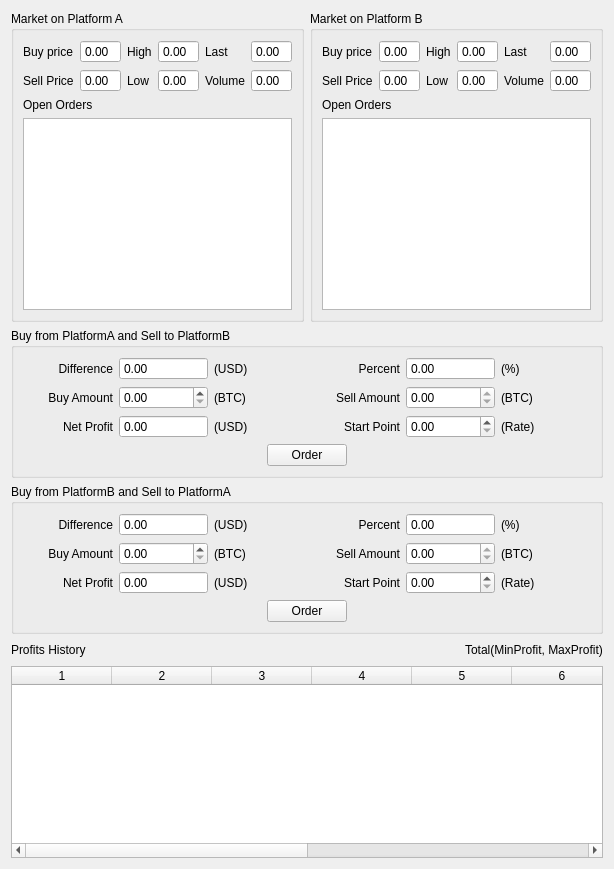
     <widget class="QWidget" name="m_pPlatformMarkets" native="true">
      <layout class="QVBoxLayout" name="m_ploutPlatformMarket">
       <item>
        <layout class="QHBoxLayout" name="horizontalLayout_10">
         <item>
          <widget class="QGroupBox" name="groupBox_9">
           <property name="title">
            <string>Market on Platform A</string>
           </property>
           <layout class="QGridLayout" name="gridLayout_20">
            <item row="0" column="0">
             <layout class="QGridLayout" name="gridLayout">
              <item row="0" column="2">
               <widget class="QLabel" name="label_25">
                <property name="text">
                 <string>High</string>
                </property>
               </widget>
              </item>
              <item row="1" column="5">
               <widget class="QDoubleSpinBox" name="m_pspinVolumeA">
                <property name="sizePolicy">
                 <sizepolicy hsizetype="Preferred" vsizetype="Fixed">
                  <horstretch>0</horstretch>
                  <verstretch>0</verstretch>
                 </sizepolicy>
                </property>
                <property name="readOnly">
                 <bool>true</bool>
                </property>
                <property name="buttonSymbols">
                 <enum>QAbstractSpinBox::NoButtons</enum>
                </property>
               </widget>
              </item>
              <item row="0" column="4">
               <widget class="QLabel" name="label_24">
                <property name="text">
                 <string>Last</string>
                </property>
               </widget>
              </item>
              <item row="1" column="4">
               <widget class="QLabel" name="label_23">
                <property name="text">
                 <string>Volume</string>
                </property>
               </widget>
              </item>
              <item row="0" column="5">
               <widget class="QDoubleSpinBox" name="m_pspinLastTradePriceA">
                <property name="sizePolicy">
                 <sizepolicy hsizetype="Preferred" vsizetype="Fixed">
                  <horstretch>0</horstretch>
                  <verstretch>0</verstretch>
                 </sizepolicy>
                </property>
                <property name="readOnly">
                 <bool>true</bool>
                </property>
                <property name="buttonSymbols">
                 <enum>QAbstractSpinBox::NoButtons</enum>
                </property>
               </widget>
              </item>
              <item row="1" column="0">
               <widget class="QLabel" name="label_22">
                <property name="text">
                 <string>Sell Price</string>
                </property>
               </widget>
              </item>
              <item row="1" column="1">
               <widget class="QDoubleSpinBox" name="m_pspinSellPriceA">
                <property name="sizePolicy">
                 <sizepolicy hsizetype="Preferred" vsizetype="Fixed">
                  <horstretch>0</horstretch>
                  <verstretch>0</verstretch>
                 </sizepolicy>
                </property>
                <property name="readOnly">
                 <bool>true</bool>
                </property>
                <property name="buttonSymbols">
                 <enum>QAbstractSpinBox::NoButtons</enum>
                </property>
               </widget>
              </item>
              <item row="0" column="0">
               <widget class="QLabel" name="label_21">
                <property name="text">
                 <string>Buy price</string>
                </property>
               </widget>
              </item>
              <item row="0" column="3">
               <widget class="QDoubleSpinBox" name="m_pspinHighPriceA">
                <property name="sizePolicy">
                 <sizepolicy hsizetype="Preferred" vsizetype="Fixed">
                  <horstretch>0</horstretch>
                  <verstretch>0</verstretch>
                 </sizepolicy>
                </property>
                <property name="readOnly">
                 <bool>true</bool>
                </property>
                <property name="buttonSymbols">
                 <enum>QAbstractSpinBox::NoButtons</enum>
                </property>
               </widget>
              </item>
              <item row="1" column="2">
               <widget class="QLabel" name="label_26">
                <property name="text">
                 <string>Low</string>
                </property>
               </widget>
              </item>
              <item row="1" column="3">
               <widget class="QDoubleSpinBox" name="m_pspinLowPriceA">
                <property name="sizePolicy">
                 <sizepolicy hsizetype="Preferred" vsizetype="Fixed">
                  <horstretch>0</horstretch>
                  <verstretch>0</verstretch>
                 </sizepolicy>
                </property>
                <property name="readOnly">
                 <bool>true</bool>
                </property>
                <property name="buttonSymbols">
                 <enum>QAbstractSpinBox::NoButtons</enum>
                </property>
               </widget>
              </item>
              <item row="0" column="1">
               <widget class="QDoubleSpinBox" name="m_pspinBuyPriceA">
                <property name="sizePolicy">
                 <sizepolicy hsizetype="Preferred" vsizetype="Fixed">
                  <horstretch>0</horstretch>
                  <verstretch>0</verstretch>
                 </sizepolicy>
                </property>
                <property name="readOnly">
                 <bool>true</bool>
                </property>
                <property name="buttonSymbols">
                 <enum>QAbstractSpinBox::NoButtons</enum>
                </property>
               </widget>
              </item>
              <item row="2" column="0" colspan="6">
               <layout class="QVBoxLayout" name="verticalLayout_11">
                <item>
                 <widget class="QLabel" name="label_27">
                  <property name="text">
                   <string>Open Orders</string>
                  </property>
                 </widget>
                </item>
                <item>
                 <widget class="QTableWidget" name="m_ptblOpenOrdersA">
                  <property name="sizePolicy">
                   <sizepolicy hsizetype="Preferred" vsizetype="Expanding">
                    <horstretch>0</horstretch>
                    <verstretch>0</verstretch>
                   </sizepolicy>
                  </property>
                 </widget>
                </item>
               </layout>
              </item>
             </layout>
            </item>
           </layout>
          </widget>
         </item>
         <item>
          <widget class="QGroupBox" name="groupBox_10">
           <property name="title">
            <string>Market on Platform B</string>
           </property>
           <layout class="QGridLayout" name="gridLayout_21">
            <item row="0" column="0">
             <layout class="QGridLayout" name="gridLayout_18">
              <item row="0" column="2">
               <widget class="QLabel" name="label_28">
                <property name="text">
                 <string>High</string>
                </property>
               </widget>
              </item>
              <item row="1" column="5">
               <widget class="QDoubleSpinBox" name="m_pspinVolumeB">
                <property name="sizePolicy">
                 <sizepolicy hsizetype="Preferred" vsizetype="Fixed">
                  <horstretch>0</horstretch>
                  <verstretch>0</verstretch>
                 </sizepolicy>
                </property>
                <property name="readOnly">
                 <bool>true</bool>
                </property>
                <property name="buttonSymbols">
                 <enum>QAbstractSpinBox::NoButtons</enum>
                </property>
               </widget>
              </item>
              <item row="0" column="4">
               <widget class="QLabel" name="label_29">
                <property name="text">
                 <string>Last</string>
                </property>
               </widget>
              </item>
              <item row="1" column="4">
               <widget class="QLabel" name="label_30">
                <property name="text">
                 <string>Volume</string>
                </property>
               </widget>
              </item>
              <item row="0" column="5">
               <widget class="QDoubleSpinBox" name="m_pspinLastTradePriceB">
                <property name="sizePolicy">
                 <sizepolicy hsizetype="Preferred" vsizetype="Fixed">
                  <horstretch>0</horstretch>
                  <verstretch>0</verstretch>
                 </sizepolicy>
                </property>
                <property name="readOnly">
                 <bool>true</bool>
                </property>
                <property name="buttonSymbols">
                 <enum>QAbstractSpinBox::NoButtons</enum>
                </property>
               </widget>
              </item>
              <item row="1" column="0">
               <widget class="QLabel" name="label_31">
                <property name="text">
                 <string>Sell Price</string>
                </property>
               </widget>
              </item>
              <item row="1" column="1">
               <widget class="QDoubleSpinBox" name="m_pspinSellPriceB">
                <property name="sizePolicy">
                 <sizepolicy hsizetype="Preferred" vsizetype="Fixed">
                  <horstretch>0</horstretch>
                  <verstretch>0</verstretch>
                 </sizepolicy>
                </property>
                <property name="readOnly">
                 <bool>true</bool>
                </property>
                <property name="buttonSymbols">
                 <enum>QAbstractSpinBox::NoButtons</enum>
                </property>
               </widget>
              </item>
              <item row="0" column="0">
               <widget class="QLabel" name="label_32">
                <property name="text">
                 <string>Buy price</string>
                </property>
               </widget>
              </item>
              <item row="0" column="3">
               <widget class="QDoubleSpinBox" name="m_pspinHighPriceB">
                <property name="sizePolicy">
                 <sizepolicy hsizetype="Preferred" vsizetype="Fixed">
                  <horstretch>0</horstretch>
                  <verstretch>0</verstretch>
                 </sizepolicy>
                </property>
                <property name="readOnly">
                 <bool>true</bool>
                </property>
                <property name="buttonSymbols">
                 <enum>QAbstractSpinBox::NoButtons</enum>
                </property>
               </widget>
              </item>
              <item row="1" column="2">
               <widget class="QLabel" name="label_33">
                <property name="text">
                 <string>Low</string>
                </property>
               </widget>
              </item>
              <item row="1" column="3">
               <widget class="QDoubleSpinBox" name="m_pspinLowPriceB">
                <property name="sizePolicy">
                 <sizepolicy hsizetype="Preferred" vsizetype="Fixed">
                  <horstretch>0</horstretch>
                  <verstretch>0</verstretch>
                 </sizepolicy>
                </property>
                <property name="readOnly">
                 <bool>true</bool>
                </property>
                <property name="buttonSymbols">
                 <enum>QAbstractSpinBox::NoButtons</enum>
                </property>
               </widget>
              </item>
              <item row="0" column="1">
               <widget class="QDoubleSpinBox" name="m_pspinBuyPriceB">
                <property name="sizePolicy">
                 <sizepolicy hsizetype="Preferred" vsizetype="Fixed">
                  <horstretch>0</horstretch>
                  <verstretch>0</verstretch>
                 </sizepolicy>
                </property>
                <property name="readOnly">
                 <bool>true</bool>
                </property>
                <property name="buttonSymbols">
                 <enum>QAbstractSpinBox::NoButtons</enum>
                </property>
               </widget>
              </item>
              <item row="2" column="0" colspan="6">
               <layout class="QVBoxLayout" name="verticalLayout_12">
                <item>
                 <widget class="QLabel" name="label_34">
                  <property name="text">
                   <string>Open Orders</string>
                  </property>
                 </widget>
                </item>
                <item>
                 <widget class="QTableWidget" name="m_ptblOpenOrdersB"/>
                </item>
               </layout>
              </item>
             </layout>
            </item>
           </layout>
          </widget>
         </item>
        </layout>
       </item>
       <item>
        <widget class="QGroupBox" name="groupBox_11">
         <property name="title">
          <string>Buy from PlatformA and Sell to PlatformB</string>
         </property>
         <layout class="QGridLayout" name="gridLayout_3">
          <item row="1" column="0">
           <layout class="QGridLayout" name="gridLayout_2">
            <item row="2" column="0">
             <widget class="QLabel" name="label_43">
              <property name="text">
               <string>Net Profit</string>
              </property>
              <property name="alignment">
               <set>Qt::AlignRight|Qt::AlignTrailing|Qt::AlignVCenter</set>
              </property>
             </widget>
            </item>
            <item row="0" column="5">
             <widget class="QLabel" name="label_2">
              <property name="sizePolicy">
               <sizepolicy hsizetype="Preferred" vsizetype="Preferred">
                <horstretch>0</horstretch>
                <verstretch>0</verstretch>
               </sizepolicy>
              </property>
              <property name="text">
               <string>(%)</string>
              </property>
             </widget>
            </item>
            <item row="1" column="5">
             <widget class="QLabel" name="label_7">
              <property name="text">
               <string>(BTC)</string>
              </property>
             </widget>
            </item>
            <item row="0" column="2">
             <widget class="QLabel" name="label_8">
              <property name="sizePolicy">
               <sizepolicy hsizetype="Preferred" vsizetype="Preferred">
                <horstretch>0</horstretch>
                <verstretch>0</verstretch>
               </sizepolicy>
              </property>
              <property name="text">
               <string>(USD)</string>
              </property>
             </widget>
            </item>
            <item row="2" column="1">
             <widget class="QDoubleSpinBox" name="m_pspinProfitA">
              <property name="readOnly">
               <bool>true</bool>
              </property>
              <property name="buttonSymbols">
               <enum>QAbstractSpinBox::NoButtons</enum>
              </property>
             </widget>
            </item>
            <item row="0" column="3">
             <widget class="QLabel" name="label_4">
              <property name="text">
               <string>Percent</string>
              </property>
              <property name="alignment">
               <set>Qt::AlignRight|Qt::AlignTrailing|Qt::AlignVCenter</set>
              </property>
             </widget>
            </item>
            <item row="0" column="1">
             <widget class="QDoubleSpinBox" name="m_pspinDifferFromAtoB">
              <property name="readOnly">
               <bool>true</bool>
              </property>
              <property name="buttonSymbols">
               <enum>QAbstractSpinBox::NoButtons</enum>
              </property>
              <property name="minimum">
               <double>-999999999.000000000000000</double>
              </property>
             </widget>
            </item>
            <item row="0" column="0">
             <widget class="QLabel" name="label_3">
              <property name="text">
               <string>Difference</string>
              </property>
              <property name="alignment">
               <set>Qt::AlignRight|Qt::AlignTrailing|Qt::AlignVCenter</set>
              </property>
             </widget>
            </item>
            <item row="0" column="4">
             <widget class="QDoubleSpinBox" name="m_pspinDiffPercentA">
              <property name="readOnly">
               <bool>true</bool>
              </property>
              <property name="buttonSymbols">
               <enum>QAbstractSpinBox::NoButtons</enum>
              </property>
              <property name="minimum">
               <double>-999999999.000000000000000</double>
              </property>
             </widget>
            </item>
            <item row="1" column="3">
             <widget class="QLabel" name="label_6">
              <property name="text">
               <string>Sell Amount</string>
              </property>
              <property name="alignment">
               <set>Qt::AlignRight|Qt::AlignTrailing|Qt::AlignVCenter</set>
              </property>
             </widget>
            </item>
            <item row="1" column="4">
             <widget class="QDoubleSpinBox" name="m_pspinSellAmountToB">
              <property name="readOnly">
               <bool>true</bool>
              </property>
             </widget>
            </item>
            <item row="1" column="1">
             <widget class="QDoubleSpinBox" name="m_pspinBuyAmountFromA"/>
            </item>
            <item row="1" column="0">
             <widget class="QLabel" name="label_5">
              <property name="text">
               <string>Buy Amount</string>
              </property>
              <property name="alignment">
               <set>Qt::AlignRight|Qt::AlignTrailing|Qt::AlignVCenter</set>
              </property>
             </widget>
            </item>
            <item row="1" column="2">
             <widget class="QLabel" name="label_9">
              <property name="sizePolicy">
               <sizepolicy hsizetype="Preferred" vsizetype="Preferred">
                <horstretch>0</horstretch>
                <verstretch>0</verstretch>
               </sizepolicy>
              </property>
              <property name="text">
               <string>(BTC)</string>
              </property>
             </widget>
            </item>
            <item row="2" column="3">
             <widget class="QLabel" name="label_45">
              <property name="text">
               <string>Start Point</string>
              </property>
              <property name="alignment">
               <set>Qt::AlignRight|Qt::AlignTrailing|Qt::AlignVCenter</set>
              </property>
             </widget>
            </item>
            <item row="2" column="4">
             <widget class="QDoubleSpinBox" name="m_pspinStartRateAtoB">
              <property name="maximum">
               <double>1.000000000000000</double>
              </property>
              <property name="singleStep">
               <double>0.010000000000000</double>
              </property>
             </widget>
            </item>
            <item row="2" column="2">
             <widget class="QLabel" name="label_44">
              <property name="sizePolicy">
               <sizepolicy hsizetype="Preferred" vsizetype="Preferred">
                <horstretch>0</horstretch>
                <verstretch>0</verstretch>
               </sizepolicy>
              </property>
              <property name="text">
               <string>(USD)</string>
              </property>
             </widget>
            </item>
            <item row="3" column="0" colspan="6">
             <layout class="QHBoxLayout" name="horizontalLayout_2">
              <item>
               <spacer name="horizontalSpacer">
                <property name="orientation">
                 <enum>Qt::Horizontal</enum>
                </property>
                <property name="sizeHint" stdset="0">
                 <size>
                  <width>40</width>
                  <height>20</height>
                 </size>
                </property>
               </spacer>
              </item>
              <item>
               <widget class="QPushButton" name="m_pbtnOrderAtoB">
                <property name="text">
                 <string>Order</string>
                </property>
               </widget>
              </item>
              <item>
               <spacer name="horizontalSpacer_2">
                <property name="orientation">
                 <enum>Qt::Horizontal</enum>
                </property>
                <property name="sizeHint" stdset="0">
                 <size>
                  <width>40</width>
                  <height>20</height>
                 </size>
                </property>
               </spacer>
              </item>
             </layout>
            </item>
            <item row="2" column="5">
             <widget class="QLabel" name="label_48">
              <property name="sizePolicy">
               <sizepolicy hsizetype="Preferred" vsizetype="Preferred">
                <horstretch>0</horstretch>
                <verstretch>0</verstretch>
               </sizepolicy>
              </property>
              <property name="text">
               <string>(Rate)</string>
              </property>
             </widget>
            </item>
           </layout>
          </item>
         </layout>
        </widget>
       </item>
       <item>
        <widget class="QGroupBox" name="groupBox">
         <property name="title">
          <string>Buy from PlatformB and Sell to PlatformA</string>
         </property>
         <layout class="QGridLayout" name="gridLayout_5">
          <item row="0" column="0">
           <layout class="QGridLayout" name="gridLayout_8">
            <item row="4" column="0" colspan="6">
             <layout class="QHBoxLayout" name="horizontalLayout_11">
              <item>
               <spacer name="horizontalSpacer_9">
                <property name="orientation">
                 <enum>Qt::Horizontal</enum>
                </property>
                <property name="sizeHint" stdset="0">
                 <size>
                  <width>40</width>
                  <height>20</height>
                 </size>
                </property>
               </spacer>
              </item>
              <item>
               <widget class="QPushButton" name="m_pbtnOrderBtoA">
                <property name="text">
                 <string>Order</string>
                </property>
               </widget>
              </item>
              <item>
               <spacer name="horizontalSpacer_10">
                <property name="orientation">
                 <enum>Qt::Horizontal</enum>
                </property>
                <property name="sizeHint" stdset="0">
                 <size>
                  <width>40</width>
                  <height>20</height>
                 </size>
                </property>
               </spacer>
              </item>
             </layout>
            </item>
            <item row="0" column="5">
             <widget class="QLabel" name="label_10">
              <property name="sizePolicy">
               <sizepolicy hsizetype="Preferred" vsizetype="Preferred">
                <horstretch>0</horstretch>
                <verstretch>0</verstretch>
               </sizepolicy>
              </property>
              <property name="text">
               <string>(%)</string>
              </property>
             </widget>
            </item>
            <item row="1" column="5">
             <widget class="QLabel" name="label_35">
              <property name="sizePolicy">
               <sizepolicy hsizetype="Preferred" vsizetype="Preferred">
                <horstretch>0</horstretch>
                <verstretch>0</verstretch>
               </sizepolicy>
              </property>
              <property name="text">
               <string>(BTC)</string>
              </property>
             </widget>
            </item>
            <item row="1" column="1">
             <widget class="QDoubleSpinBox" name="m_pspinBuyAmountFromB"/>
            </item>
            <item row="0" column="0">
             <widget class="QLabel" name="label_37">
              <property name="text">
               <string>Difference</string>
              </property>
              <property name="alignment">
               <set>Qt::AlignRight|Qt::AlignTrailing|Qt::AlignVCenter</set>
              </property>
             </widget>
            </item>
            <item row="0" column="1">
             <widget class="QDoubleSpinBox" name="m_pspinDifferFromBtoA">
              <property name="readOnly">
               <bool>true</bool>
              </property>
              <property name="buttonSymbols">
               <enum>QAbstractSpinBox::NoButtons</enum>
              </property>
              <property name="minimum">
               <double>-999999999.000000000000000</double>
              </property>
             </widget>
            </item>
            <item row="1" column="0">
             <widget class="QLabel" name="label_41">
              <property name="text">
               <string>Buy Amount</string>
              </property>
              <property name="alignment">
               <set>Qt::AlignRight|Qt::AlignTrailing|Qt::AlignVCenter</set>
              </property>
             </widget>
            </item>
            <item row="0" column="4">
             <widget class="QDoubleSpinBox" name="m_pspinDiffPercentB">
              <property name="readOnly">
               <bool>true</bool>
              </property>
              <property name="buttonSymbols">
               <enum>QAbstractSpinBox::NoButtons</enum>
              </property>
              <property name="minimum">
               <double>-999999999.000000000000000</double>
              </property>
             </widget>
            </item>
            <item row="0" column="3">
             <widget class="QLabel" name="label_38">
              <property name="text">
               <string>Percent</string>
              </property>
              <property name="alignment">
               <set>Qt::AlignRight|Qt::AlignTrailing|Qt::AlignVCenter</set>
              </property>
             </widget>
            </item>
            <item row="1" column="3">
             <widget class="QLabel" name="label_40">
              <property name="text">
               <string>Sell Amount</string>
              </property>
              <property name="alignment">
               <set>Qt::AlignRight|Qt::AlignTrailing|Qt::AlignVCenter</set>
              </property>
             </widget>
            </item>
            <item row="1" column="4">
             <widget class="QDoubleSpinBox" name="m_pspinSellAmountToA">
              <property name="readOnly">
               <bool>true</bool>
              </property>
             </widget>
            </item>
            <item row="1" column="2">
             <widget class="QLabel" name="label_39">
              <property name="sizePolicy">
               <sizepolicy hsizetype="Preferred" vsizetype="Preferred">
                <horstretch>0</horstretch>
                <verstretch>0</verstretch>
               </sizepolicy>
              </property>
              <property name="text">
               <string>(BTC)</string>
              </property>
             </widget>
            </item>
            <item row="0" column="2">
             <widget class="QLabel" name="label_36">
              <property name="sizePolicy">
               <sizepolicy hsizetype="Preferred" vsizetype="Preferred">
                <horstretch>0</horstretch>
                <verstretch>0</verstretch>
               </sizepolicy>
              </property>
              <property name="text">
               <string>(USD)</string>
              </property>
             </widget>
            </item>
            <item row="2" column="0">
             <widget class="QLabel" name="label_46">
              <property name="text">
               <string>Net Profit</string>
              </property>
              <property name="alignment">
               <set>Qt::AlignRight|Qt::AlignTrailing|Qt::AlignVCenter</set>
              </property>
             </widget>
            </item>
            <item row="2" column="1">
             <widget class="QDoubleSpinBox" name="m_pspinProfitB">
              <property name="readOnly">
               <bool>true</bool>
              </property>
              <property name="buttonSymbols">
               <enum>QAbstractSpinBox::NoButtons</enum>
              </property>
             </widget>
            </item>
            <item row="2" column="3">
             <widget class="QLabel" name="label_47">
              <property name="text">
               <string>Start Point</string>
              </property>
              <property name="alignment">
               <set>Qt::AlignRight|Qt::AlignTrailing|Qt::AlignVCenter</set>
              </property>
             </widget>
            </item>
            <item row="2" column="4">
             <widget class="QDoubleSpinBox" name="m_pspinStartRateBtoA">
              <property name="maximum">
               <double>1.000000000000000</double>
              </property>
              <property name="singleStep">
               <double>0.001000000000000</double>
              </property>
             </widget>
            </item>
            <item row="2" column="5">
             <widget class="QLabel" name="label_49">
              <property name="sizePolicy">
               <sizepolicy hsizetype="Preferred" vsizetype="Preferred">
                <horstretch>0</horstretch>
                <verstretch>0</verstretch>
               </sizepolicy>
              </property>
              <property name="text">
               <string>(Rate)</string>
              </property>
             </widget>
            </item>
            <item row="2" column="2">
             <widget class="QLabel" name="label_50">
              <property name="sizePolicy">
               <sizepolicy hsizetype="Preferred" vsizetype="Preferred">
                <horstretch>0</horstretch>
                <verstretch>0</verstretch>
               </sizepolicy>
              </property>
              <property name="text">
               <string>(USD)</string>
              </property>
             </widget>
            </item>
           </layout>
          </item>
         </layout>
        </widget>
       </item>
       <item>
        <layout class="QHBoxLayout" name="horizontalLayout">
         <item>
          <widget class="QLabel" name="label">
           <property name="text">
            <string>Profits History</string>
           </property>
          </widget>
         </item>
         <item>
          <spacer name="horizontalSpacer_11">
           <property name="orientation">
            <enum>Qt::Horizontal</enum>
           </property>
           <property name="sizeHint" stdset="0">
            <size>
             <width>40</width>
             <height>20</height>
            </size>
           </property>
          </spacer>
         </item>
         <item>
          <widget class="QLabel" name="m_plblTotalSum">
           <property name="text">
            <string>Total(MinProfit, MaxProfit)</string>
           </property>
          </widget>
         </item>
        </layout>
       </item>
       <item>
        <widget class="QTableWidget" name="m_ptblTradeHistory">
         <property name="rowCount">
          <number>0</number>
         </property>
         <property name="columnCount">
          <number>10</number>
         </property>
         <column/>
         <column/>
         <column/>
         <column/>
         <column/>
         <column/>
         <column/>
         <column/>
         <column/>
         <column/>
        </widget>
       </item>
      </layout>
     </widget>
